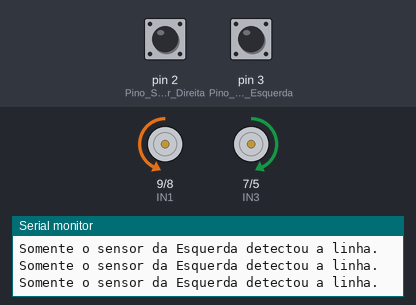
Recording of a sketch running on a simulated Arduino Uno, built with avr-gcc and run on an emulated ATmega328P. Parts: motor-driver pin pairs drawn as motors (green arrow = first pin HIGH = forward, orange = second pin HIGH = backward, longer = more drive, scaled by the enable pin), the last lines printed to the serial monitor. Inputs (shaded band) come from the test bench; at power-on: pin 2 (Pino_Sensor_Direita) LOW, pin 3 (Pino_Sensor_Esquerda) HIGH.

Above: at 1.2 s.
1.3 s: pin 2 (Pino_Sensor_Direita) driven HIGH
At 2.5 s:
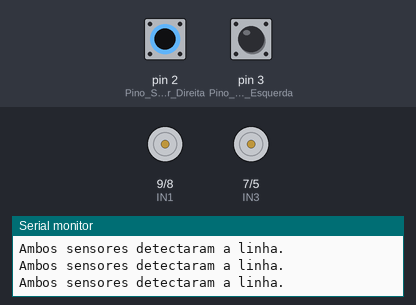
2.8 s: pin 3 (Pino_Sensor_Esquerda) driven LOW
At 3.8 s:
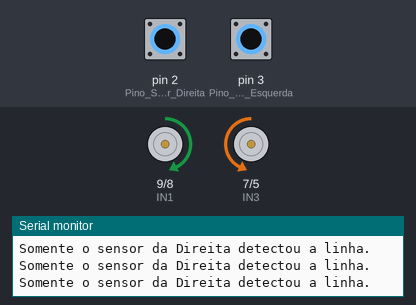
4.3 s: pin 2 (Pino_Sensor_Direita) driven LOW
At 5.5 s:
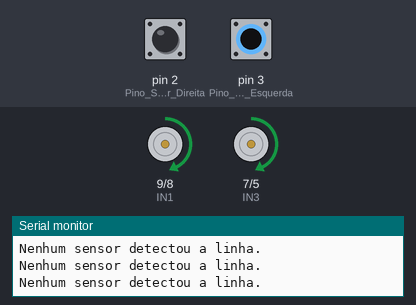
5.8 s: pin 3 (Pino_Sensor_Esquerda) driven HIGH
At 7.0 s:
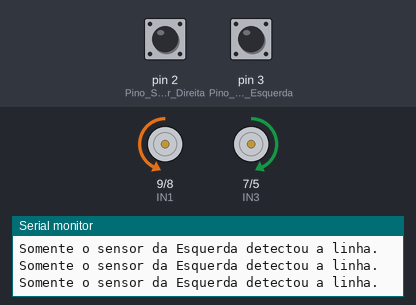
8.8 s: pin 2 (Pino_Sensor_Direita) pulsed HIGH 2 times (0.12 s each, 0.3 s apart)
At 9.03 s:
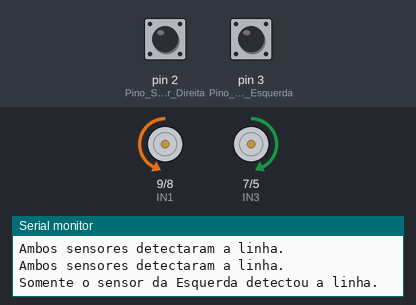
12.4 s: pin 3 (Pino_Sensor_Esquerda) pulsed LOW 5 times (0.12 s each, 0.3 s apart)
At 12.64 s:
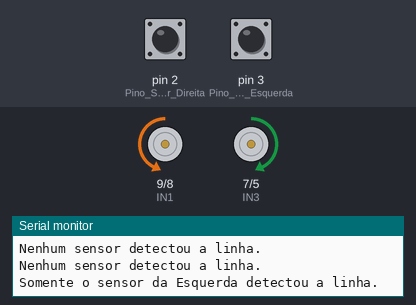
Timing chart, 0 to 15.4 s (numbered marks = the images above; inputs shaded):
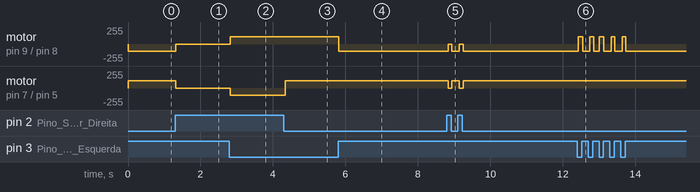

Measured:
- after the input at 1.3 s, motor on pin 9 (IN1) / pin 8 (IN2): backward 110/255 → stopped at once; motor on pin 7 (IN3) / pin 5 (IN4): forward 110/255 → stopped at once
- after the input at 2.8 s, motor on pin 9 (IN1) / pin 8 (IN2): stopped → forward 110/255 at once; motor on pin 7 (IN3) / pin 5 (IN4): stopped → backward 110/255 at once
- after the input at 4.3 s, motor on pin 7 (IN3) / pin 5 (IN4): backward 110/255 → forward 110/255 at once
- after the input at 5.8 s, motor on pin 9 (IN1) / pin 8 (IN2): forward 110/255 → backward 110/255 at once
- after the input at 8.8 s, motor on pin 9 (IN1) / pin 8 (IN2): alternates backward 110/255 for 0.20 s and stopped for 0.10 s, 4 changes in all, then stays backward 110/255, starting at once; motor on pin 7 (IN3) / pin 5 (IN4): alternates forward 110/255 for 0.20 s and stopped for 0.10 s, 4 changes in all, then stays forward 110/255, starting at once
- after the input at 12.4 s, motor on pin 9 (IN1) / pin 8 (IN2): alternates forward 110/255 for 0.10 s and backward 110/255 for 0.20 s, 10 changes in all, then stays backward 110/255, starting at once

The sketch:

seguidor_2026.ino
```cpp
#define ENA 10
#define IN1 9
#define IN2 8

#define ENB 6
#define IN3 7
#define IN4 5

#define Velocidade 110

#define Pino_Sensor_Direita 2
#define Pino_Sensor_Esquerda 3

int Sensor_Direita, Sensor_Esquerda;
int detectou, naodetectou;

String CorLinha = "preta"; // ou "branca"

void Frente() {
  analogWrite(ENA, Velocidade);
  analogWrite(ENB, Velocidade);
  digitalWrite(IN1, HIGH);
  digitalWrite(IN2, LOW);
  digitalWrite(IN3, HIGH);
  digitalWrite(IN4, LOW);
}

void GiroHorario() {
  analogWrite(ENA, Velocidade);
  analogWrite(ENB, Velocidade);
  digitalWrite(IN1, HIGH);
  digitalWrite(IN2, LOW);
  digitalWrite(IN3, LOW);
  digitalWrite(IN4, HIGH);
}

void GiroAntiHorario() {
  analogWrite(ENA, Velocidade);
  analogWrite(ENB, Velocidade);
  digitalWrite(IN1, LOW);
  digitalWrite(IN2, HIGH);
  digitalWrite(IN3, HIGH);
  digitalWrite(IN4, LOW);
}

void Pare() {
  analogWrite(ENA, 0);
  analogWrite(ENB, 0);
}

void setup() {
  if (CorLinha == "preta") {
    detectou = 1;
    naodetectou = 0;
  } else {
    detectou = 0;
    naodetectou = 1;
  }

  pinMode(ENA, OUTPUT);
  pinMode(IN1, OUTPUT);
  pinMode(IN2, OUTPUT);
  pinMode(ENB, OUTPUT);
  pinMode(IN3, OUTPUT);
  pinMode(IN4, OUTPUT);

  pinMode(Pino_Sensor_Direita, INPUT);
  pinMode(Pino_Sensor_Esquerda, INPUT);

  Serial.begin(9600);
  Pare();
}

void loop() {
  Sensor_Direita = digitalRead(Pino_Sensor_Direita);
  Sensor_Esquerda = digitalRead(Pino_Sensor_Esquerda);

  if (Sensor_Esquerda == naodetectou && Sensor_Direita == naodetectou) {
    Frente();
    Serial.println("Nenhum sensor detectou a linha.");
  }
  if (Sensor_Esquerda == naodetectou && Sensor_Direita == detectou) {
    GiroHorario();
    Serial.println("Somente o sensor da Direita detectou a linha.");
  }
  if (Sensor_Esquerda == detectou && Sensor_Direita == naodetectou) {
    GiroAntiHorario();
    delay(50);
    Serial.println("Somente o sensor da Esquerda detectou a linha.");
  }
  if (Sensor_Esquerda == detectou && Sensor_Direita == detectou) {
    Pare();
    Serial.println("Ambos sensores detectaram a linha.");
  }
}
```
